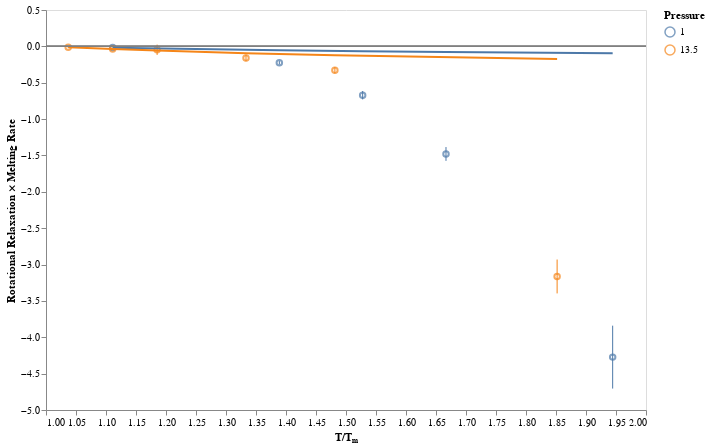

The cell this chart's notebook holds for it:
### Code cell
chart = alt.Chart(theory_df).encode(
    x=alt.X("temp_norm", title="T/Tₘ", scale=alt.Scale(zero=False)),
    color=alt.Color("pressure:N", title="Pressure"),
)

chart = (
    chart.mark_point().encode(y=alt.Y("value", title="Rotational Relaxation × Melting Rate")) +
    chart.mark_rule().encode(y="error_min", y2="error_max") +
    chart.mark_line().encode(y="theory")
)

chart = figures.hline(chart, 0.)
chart

### Figure 1 — Vega-Lite specification as saved in the notebook (floating-point values rounded to 4 significant figures)
{"$schema": "https://vega.github.io/schema/vega-lite/v2.6.0.json", "config": {"axis": {"grid": false}, "view": {"height": 400, "width": 600}}, "data": {"name": "data-9b611196c41eaab86e94f294bc6cd197"}, "datasets": {"data-9b611196c41eaab86e94f294bc6cd197": [{"error": -0.00112, "error_max": -0.01681, "error_min": -0.01233, "pressure": 1, "temp_norm": 1.111, "temperature": 0.4, "theory": -0.0189, "value": -0.01457}, {"error": -0.01192, "error_max": -0.2498, "error_min": -0.2021, "pressure": 1, "temp_norm": 1.389, "temperature": 0.5, "theory": -0.05378, "value": -0.226}, {"error": -0.02896, "error_max": -0.7297, "error_min": -0.6138, "pressure": 1, "temp_norm": 1.528, "temperature": 0.55, "theory": -0.06675, "value": -0.6717}, {"error": -0.04745, "error_max": -1.574, "error_min": -1.385, "pressure": 1, "temp_norm": 1.667, "temperature": 0.6, "theory": -0.07768, "value": -1.479}, {"error": -0.2162, "error_max": -4.705, "error_min": -3.84, "pressure": 1, "temp_norm": 1.944, "temperature": 0.7, "theory": -0.09506, "value": -4.273}, {"error": -0.005684, "error_max": -0.02429, "error_min": -0.001548, "pressure": 13.5, "temp_norm": 1.037, "temperature": 1.4, "theory": -0.01323, "value": -0.01292}, {"error": -0.001421, "error_max": -0.03934, "error_min": -0.03366, "pressure": 13.5, "temp_norm": 1.111, "temperature": 1.5, "theory": -0.03713, "value": -0.0365}, {"error": -0.03545, "error_max": -0.118, "error_min": 0.0238, "pressure": 13.5, "temp_norm": 1.185, "temperature": 1.6, "theory": -0.05812, "value": -0.04709}, {"error": -0.02243, "error_max": -0.2041, "error_min": -0.1144, "pressure": 13.5, "temp_norm": 1.333, "temperature": 1.8, "theory": -0.09328, "value": -0.1592}, {"error": -0.02182, "error_max": -0.371, "error_min": -0.2837, "pressure": 13.5, "temp_norm": 1.481, "temperature": 2, "theory": -0.1216, "value": -0.3274}, {"error": -0.1165, "error_max": -3.397, "error_min": -2.931, "pressure": 13.5, "temp_norm": 1.852, "temperature": 2.5, "theory": -0.1728, "value": -3.164}]}, "layer": [{"layer": [{"data": {"name": "data-9b611196c41eaab86e94f294bc6cd197"}, "encoding": {"color": {"field": "pressure", "title": "Pressure", "type": "nominal"}, "x": {"field": "temp_norm", "scale": {"zero": false}, "title": "T/Tₘ", "type": "quantitative"}, "y": {"field": "value", "title": "Rotational Relaxation × Melting Rate", "type": "quantitative"}}, "mark": "point"}, {"data": {"name": "data-9b611196c41eaab86e94f294bc6cd197"}, "encoding": {"color": {"field": "pressure", "title": "Pressure", "type": "nominal"}, "x": {"field": "temp_norm", "scale": {"zero": false}, "title": "T/Tₘ", "type": "quantitative"}, "y": {"field": "error_min", "type": "quantitative"}, "y2": {"field": "error_max", "type": "quantitative"}}, "mark": "rule"}, {"data": {"name": "data-9b611196c41eaab86e94f294bc6cd197"}, "encoding": {"color": {"field": "pressure", "title": "Pressure", "type": "nominal"}, "x": {"field": "temp_norm", "scale": {"zero": false}, "title": "T/Tₘ", "type": "quantitative"}, "y": {"field": "theory", "type": "quantitative"}}, "mark": "line"}]}, {"encoding": {"y": {"field": "val", "type": "quantitative"}}, "mark": {"color": "grey", "type": "rule"}}], "transform": [{"as": "val", "calculate": "0.0"}]}
